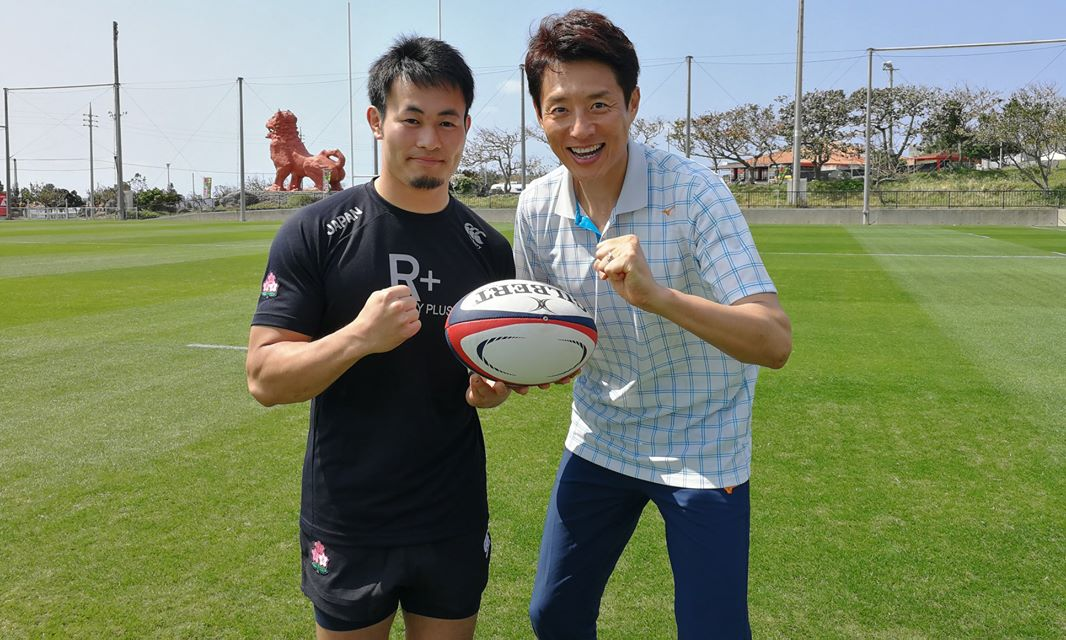
#> input picture dev_script_0.1/io_image/2_group-shot.jpg, 1066 x 640 px, given in place of the camera
$ python camera_calibration.py
#> lines starting #> are read from the running program, lines starting #| are printed output that depends on the picture
# -*- coding: utf-8 -*-

import numpy as np
import cv2
import copy

# [28 lines left out: functions camera_default_setting, info, not called in this run]

def brightness_adjust(img, brightness):
    hsv_img = cv2.cvtColor(img, cv2.COLOR_BGR2HSV)
    h, s, v = cv2.split(hsv_img)
    if brightness > 0:
        v[v > 255-brightness] = 255
        v[v <= 255-brightness] += brightness
    elif brightness < 0:
        abs_brightness = np.abs(brightness)
        v[v < 0+abs_brightness] = 0
        v[v >= 0+abs_brightness] -= abs_brightness

    hsv_img = cv2.merge((h, s, v))
    img = cv2.cvtColor(hsv_img, cv2.COLOR_HSV2BGR)

    return img

def gamma_cvt_adjust(gamma):
    gamma_cvt = np.zeros((256,1),dtype = 'uint8')
    for i in range(256):
        gamma_cvt[i][0] = 255 * (float(i)/255) ** (1.0/gamma)
    return gamma_cvt

def manual_soft(cam_id = 1):
#> called with cam_id = 1
    print('camera manual setting. software control')
    gamma = 1.0
    gamma_cvt = gamma_cvt_adjust(gamma)
    brightness = 0

    cap = cv2.VideoCapture(cam_id)

    if cap.isOpened() is False:
        raise("IO Error")
    ret, img = cap.read()
#> img is the input picture: shape (640, 1066, 3); mean B, G, R 106, 133.9, 123.9
    while True:
        print('brightness', brightness)
        print('gamma', gamma)

        ret, img = cap.read()
        #img = cv2.cvtColor(img, cv2.COLOR_BGR2GRAY)
        img = cv2.LUT(img,gamma_cvt)
        img = brightness_adjust(img, brightness)
#> in brightness_adjust, `hsv_img = cv2.cvtColor(img, cv2.COLOR_BGR2HSV)`: hsv_img: shape (640, 1066, 3); mean H, S, V 64.3, 95.3, 142.8
#> in brightness_adjust, `h, s, v = cv2.split(hsv_img)`:
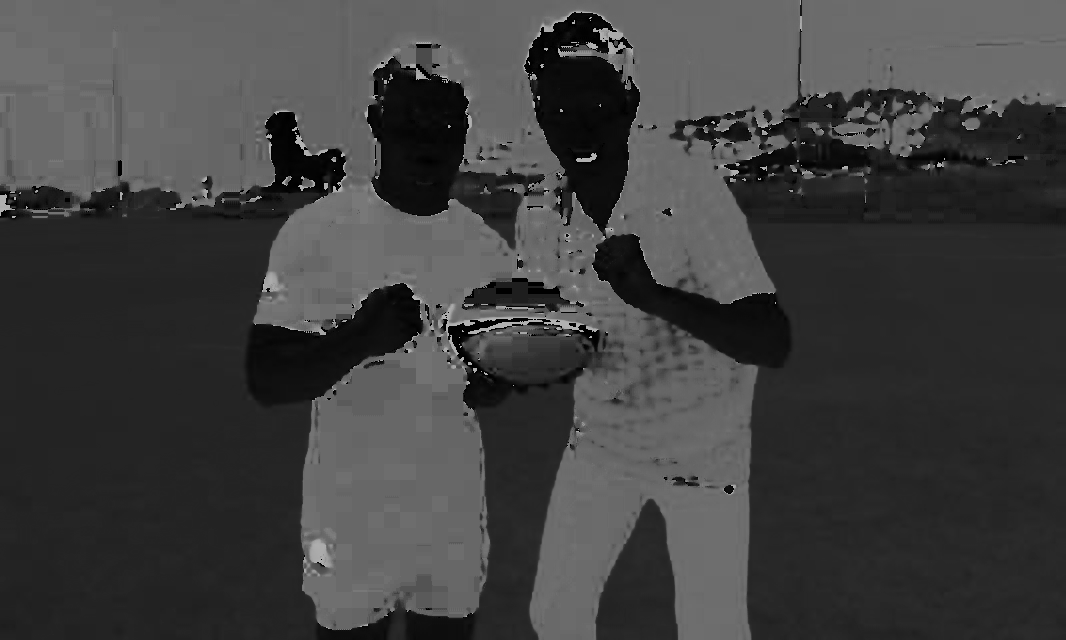
#> h: shape (640, 1066); min 0, max 179, mean 64.3
#> in brightness_adjust, `h, s, v = cv2.split(hsv_img)`:
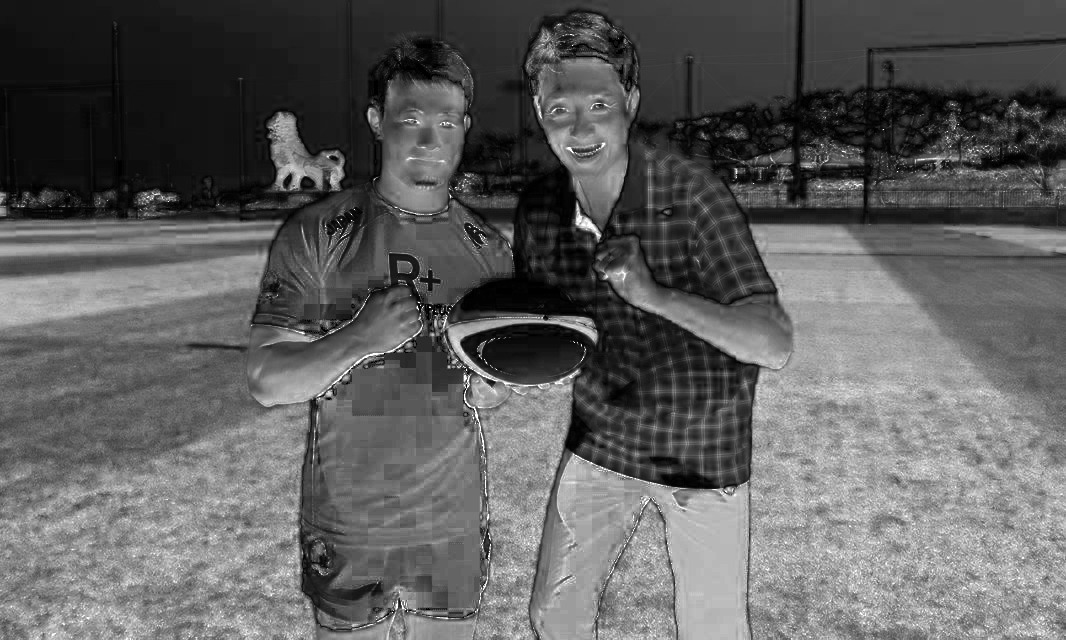
#> s: shape (640, 1066); min 0, max 255, mean 95.3
#> in brightness_adjust, `h, s, v = cv2.split(hsv_img)`:
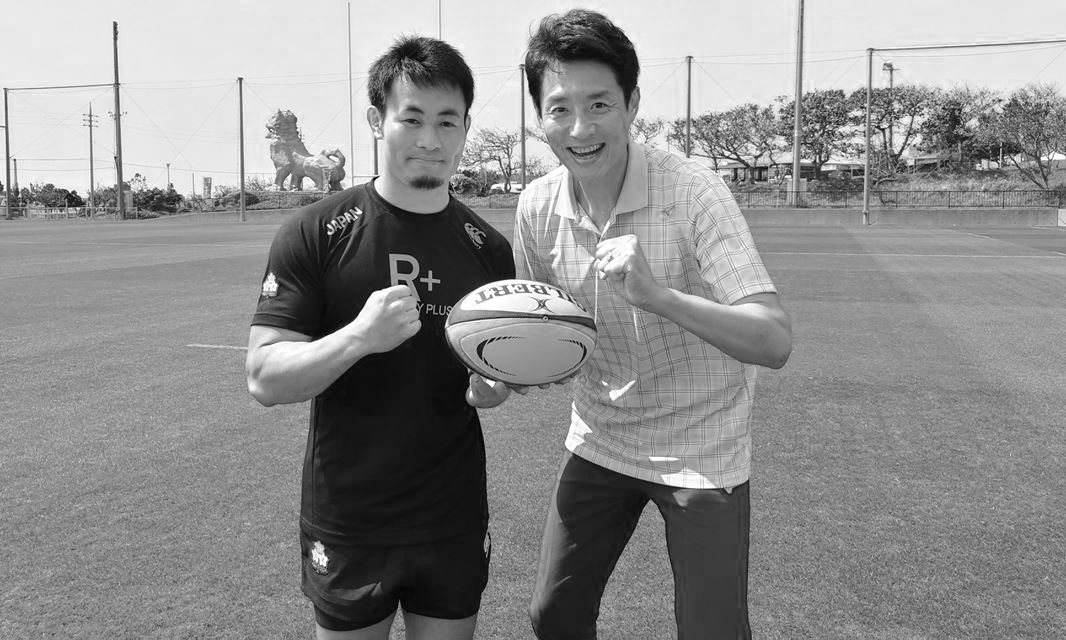
#> v: shape (640, 1066); min 0, max 255, mean 142.8

        if ret == False:
            continue
        cv2.imshow('camera test',img)

        k = cv2.waitKey(1) & 0xFF
#> (key q is pressed here)
        if k == ord('q'):
            break

        if k == ord('j'):
            brightness -= 2
        if k == ord('k'):
            brightness += 2
        if k == ord('h'):
            if gamma > 0:
                gamma -= 0.1
            gamma_cvt = gamma_cvt_adjust(gamma)
        if k == ord('l'):
            gamma += 0.1
            gamma_cvt = gamma_cvt_adjust(gamma)

    cap.release()
    cv2.destroyAllWindows()

    return gamma, brightness

# [152 lines left out: functions auto_soft, calibration, save_calib_data, load_calib_data, review, not called in this run]

if __name__ == "__main__":
    cam_id = 1
    manual_soft()

$ run again, on dev_script_0.1/io_image/5_group-shot.jpg
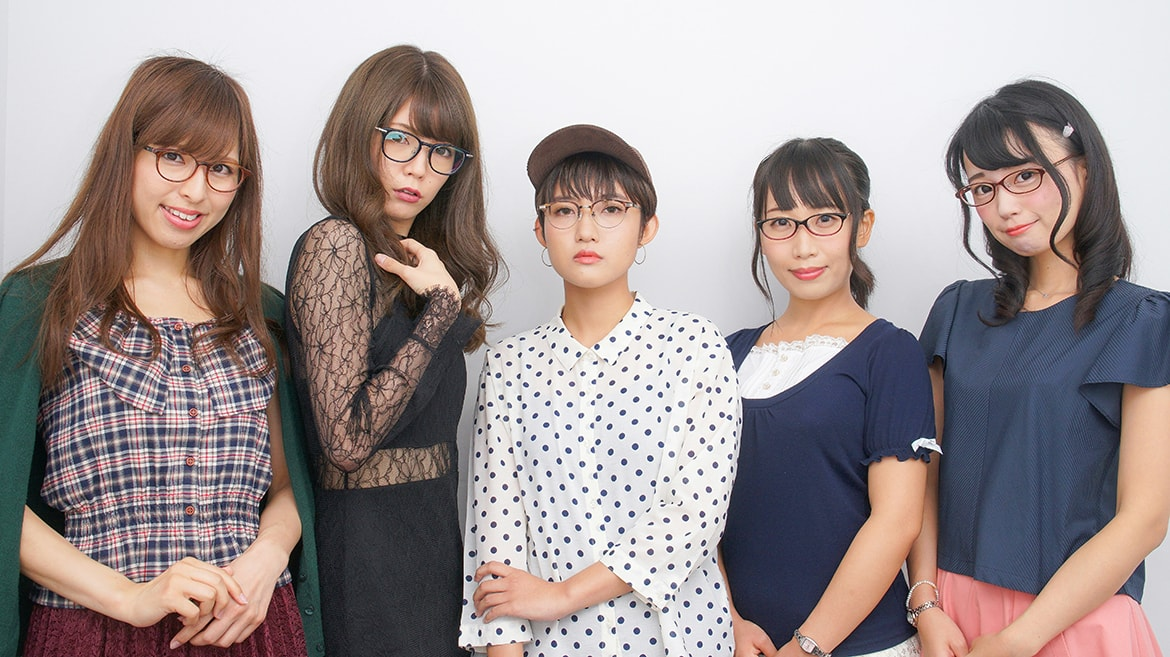
#> input picture dev_script_0.1/io_image/5_group-shot.jpg, 1170 x 657 px, given in place of the camera
#> in manual_soft, img is the input picture: shape (657, 1170, 3); mean B, G, R 148.1, 148.4, 159.8
#> hsv_img: shape (657, 1170, 3); mean H, S, V 78.6, 51.4, 166.6
#> in brightness_adjust, `h, s, v = cv2.split(hsv_img)`:
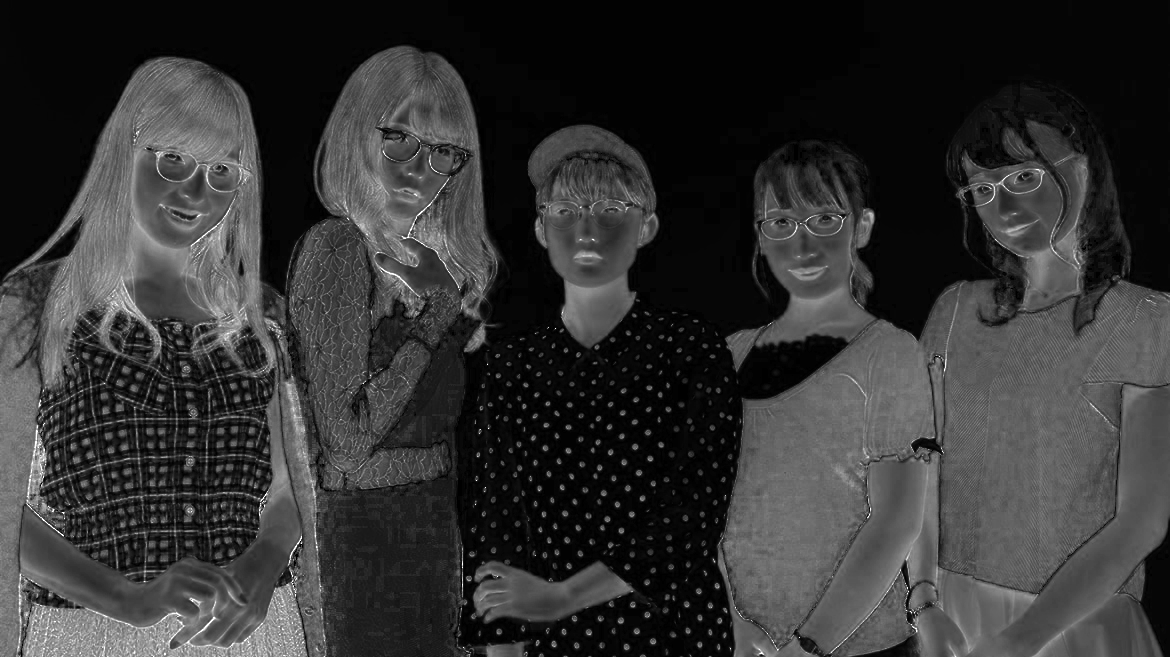
#> s: shape (657, 1170); min 0, max 255, mean 51.4
#> in brightness_adjust, `h, s, v = cv2.split(hsv_img)`:
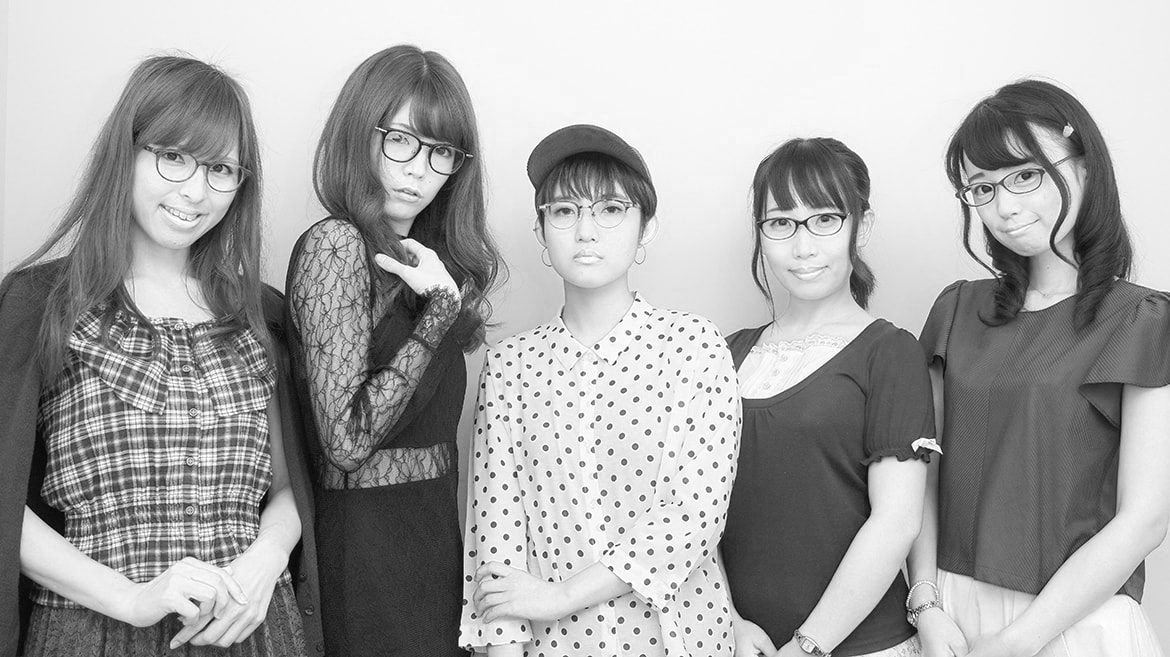
#> v: shape (657, 1170); min 0, max 255, mean 166.6

$ run again, on dev_script_0.1/io_image/6_group-shot.jpg
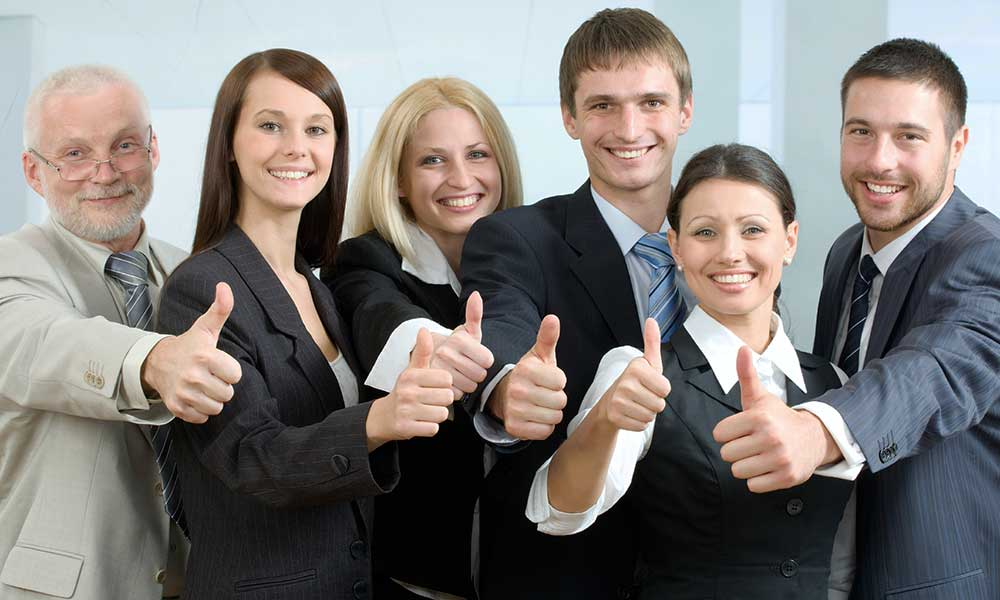
#> input picture dev_script_0.1/io_image/6_group-shot.jpg, 1000 x 600 px, given in place of the camera
#> in manual_soft, img is the input picture: shape (600, 1000, 3); mean B, G, R 120.6, 123.4, 127.7
#> hsv_img: shape (600, 1000, 3); mean H, S, V 55.4, 48.4, 136.1
#> in brightness_adjust, `h, s, v = cv2.split(hsv_img)`:
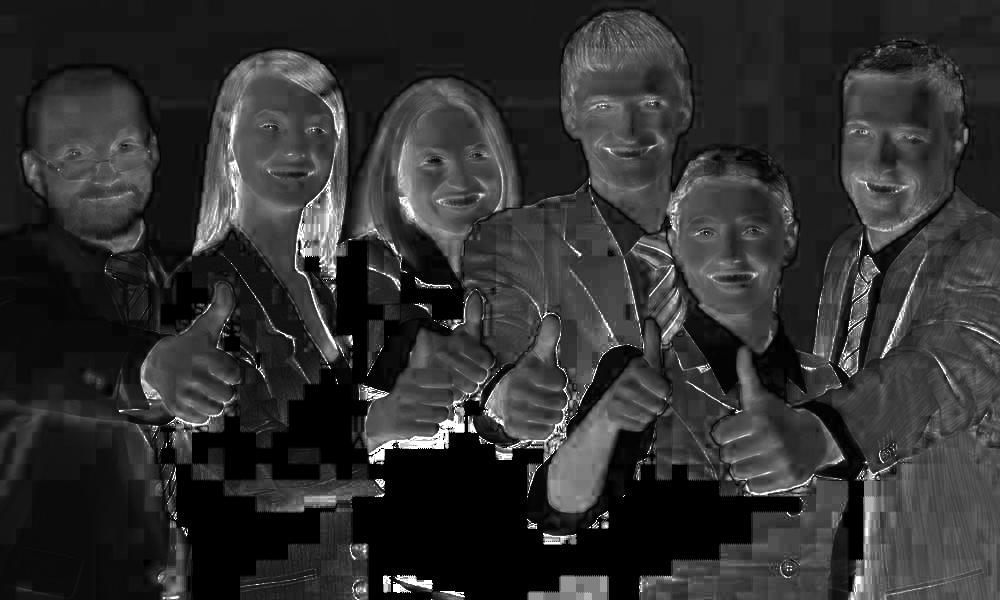
#> s: shape (600, 1000); min 0, max 255, mean 48.4
#> in brightness_adjust, `h, s, v = cv2.split(hsv_img)`:
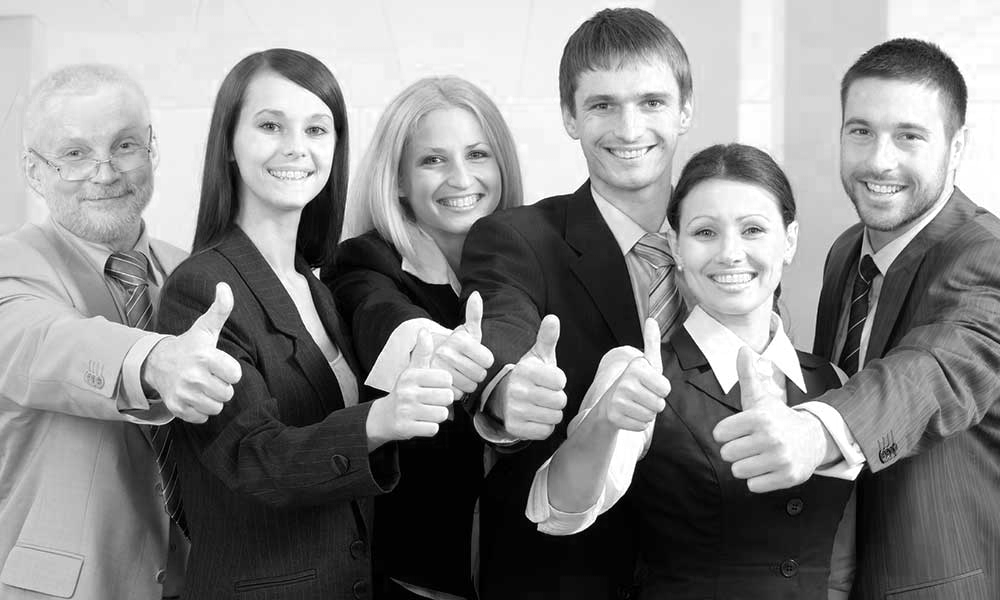
#> v: shape (600, 1000); min 0, max 255, mean 136.1
